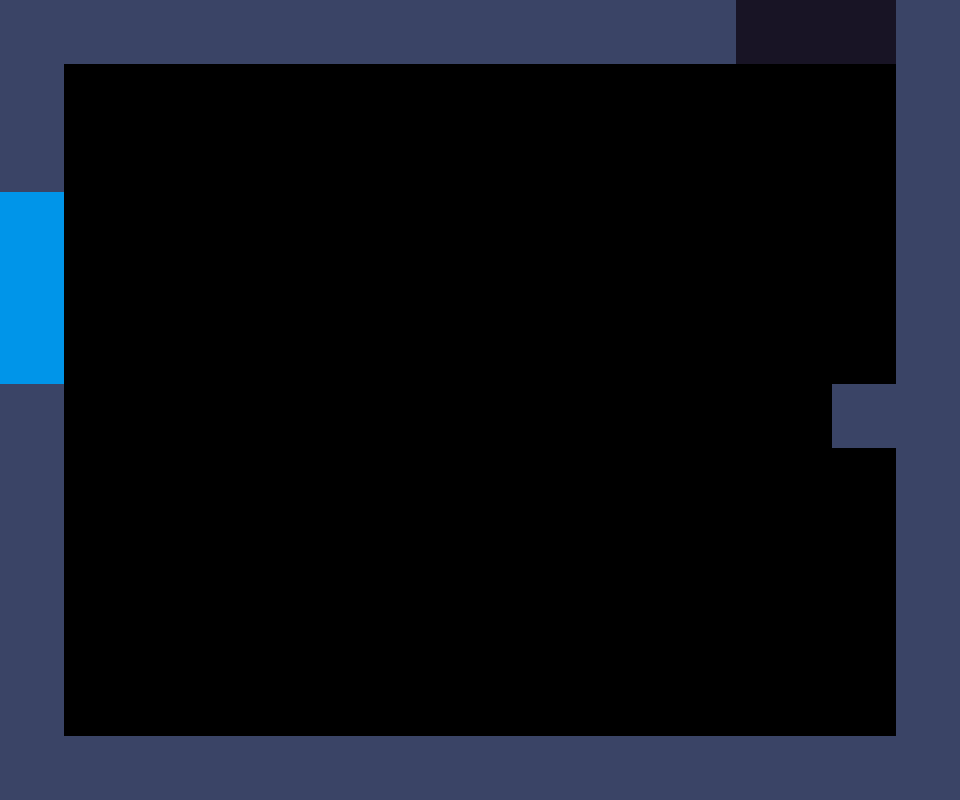

This is a level from a 2D game, rendered from its Tiled map with the project's own tilesets. A one-line summary and the complete map file follow:
An orthogonal 30x25 tile map with 32x32 px tiles, 1 tile layer (Tile Layer 1) and 3 objects (spawn, barrier, ball).

<map version="1.0" tiledversion="1.0.1" orientation="orthogonal" renderorder="right-down" width="30" height="25" tilewidth="32" tileheight="32" nextobjectid="10">
 <properties>
  <property name="title" value="Backboard" />
 </properties>
 <tileset firstgid="1" source="../tilemap/tileset.tsx" />
 <layer name="Tile Layer 1" width="30" height="25">
  <data encoding="csv">
4,4,4,4,4,4,4,4,4,4,4,4,4,4,4,4,4,4,4,4,4,4,4,1,1,1,1,1,4,4,
4,4,4,4,4,4,4,4,4,4,4,4,4,4,4,4,4,4,4,4,4,4,4,1,1,1,1,1,4,4,
4,4,0,0,0,0,0,0,0,0,0,0,0,0,0,0,0,0,0,0,0,0,0,0,0,0,0,0,4,4,
4,4,0,0,0,0,0,0,0,0,0,0,0,0,0,0,0,0,0,0,0,0,0,0,0,0,0,0,4,4,
4,4,0,0,0,0,0,0,0,0,0,0,0,0,0,0,0,0,0,0,0,0,0,0,0,0,0,0,4,4,
4,4,0,0,0,0,0,0,0,0,0,0,0,0,0,0,0,0,0,0,0,0,0,0,0,0,0,0,4,4,
2,2,0,0,0,0,0,0,0,0,0,0,0,0,0,0,0,0,0,0,0,0,0,0,0,0,0,0,4,4,
2,2,0,0,0,0,0,0,0,0,0,0,0,0,0,0,0,0,0,0,0,0,0,0,0,0,0,0,4,4,
2,2,0,0,0,0,0,0,0,0,0,0,0,0,0,0,0,0,0,0,0,0,0,0,0,0,0,0,4,4,
2,2,0,0,0,0,0,0,0,0,0,0,0,0,0,0,0,0,0,0,0,0,0,0,0,0,0,0,4,4,
2,2,0,0,0,0,0,0,0,0,0,0,0,0,0,0,0,0,0,0,0,0,0,0,0,0,0,0,4,4,
2,2,0,0,0,0,0,0,0,0,0,0,0,0,0,0,0,0,0,0,0,0,0,0,0,0,0,0,4,4,
4,4,0,0,0,0,0,0,0,0,0,0,0,0,0,0,0,0,0,0,0,0,0,0,0,0,4,4,4,4,
4,4,0,0,0,0,0,0,0,0,0,0,0,0,0,0,0,0,0,0,0,0,0,0,0,0,4,4,4,4,
4,4,0,0,0,0,0,0,0,0,0,0,0,0,0,0,0,0,0,0,0,0,0,0,0,0,0,0,4,4,
4,4,0,0,0,0,0,0,0,0,0,0,0,0,0,0,0,0,0,0,0,0,0,0,0,0,0,0,4,4,
4,4,0,0,0,0,0,0,0,0,0,0,0,0,0,0,0,0,0,0,0,0,0,0,0,0,0,0,4,4,
4,4,0,0,0,0,0,0,0,0,0,0,0,0,0,0,0,0,0,0,0,0,0,0,0,0,0,0,4,4,
4,4,0,0,0,0,0,0,0,0,0,0,0,0,0,0,0,0,0,0,0,0,0,0,0,0,0,0,4,4,
4,4,0,0,0,0,0,0,0,0,0,0,0,0,0,0,0,0,0,0,0,0,0,0,0,0,0,0,4,4,
4,4,0,0,0,0,0,0,0,0,0,0,0,0,0,0,0,0,0,0,0,0,0,0,0,0,0,0,4,4,
4,4,0,0,0,0,0,0,0,0,0,0,0,0,0,0,0,0,0,0,0,0,0,0,0,0,0,0,4,4,
4,4,0,0,0,0,0,0,0,0,0,0,0,0,0,0,0,0,0,0,0,0,0,0,0,0,0,0,4,4,
4,4,4,4,4,4,4,4,4,4,4,4,4,4,4,4,4,4,4,4,4,4,4,4,4,4,4,4,4,4,
4,4,4,4,4,4,4,4,4,4,4,4,4,4,4,4,4,4,4,4,4,4,4,4,4,4,4,4,4,4
</data>
 </layer>
 <objectgroup name="Object Layer 1">
  <object id="6" type="spawn" x="848" y="352" />
  <object id="8" type="barrier" x="-256" y="384">
   <polyline points="320,0 960,0" />
  </object>
  <object id="9" type="ball" x="384" y="704" />
 </objectgroup>
</map>
